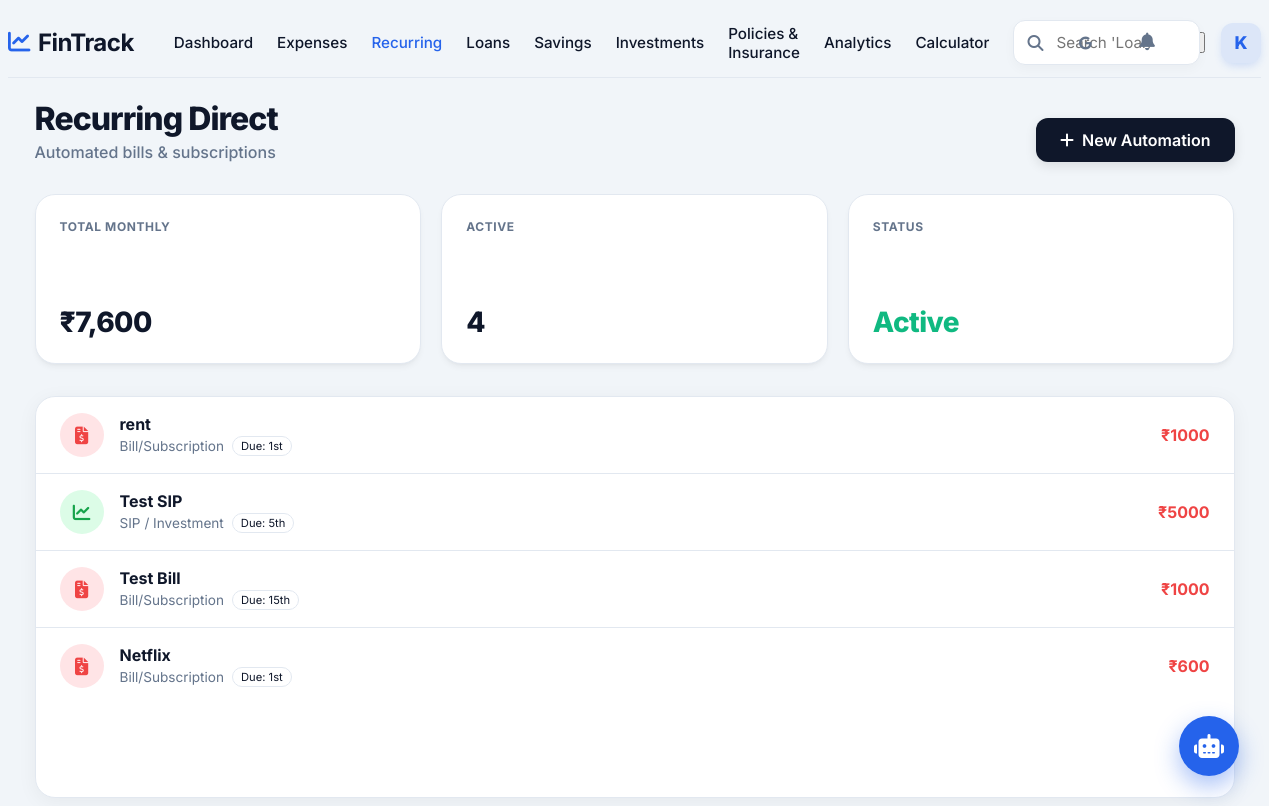
Screenshot of /expenses/recurring/ (signed in) with the database file from the repository.
### expenses/models.py (models this page shows, shortened)
class RecurringExpense(models.Model):
    FREQUENCY_CHOICES = [
        ('MON', 'Monthly'),
        ('WEK', 'Weekly'),
    ]
    TYPE_CHOICES = [
        ('BILL', 'Bill/Subscription'),
        ('SIP', 'SIP / Investment'),
    ]
    title = models.CharField(max_length=100)
    amount = models.DecimalField(max_digits=10, decimal_places=2)
    recurrence_type = models.CharField(max_length=4, choices=TYPE_CHOICES, default='BILL')
    category = models.CharField(max_length=3, choices=Expense.CATEGORY_CHOICES, null=True, blank=True)
    frequency = models.CharField(max_length=3, choices=FREQUENCY_CHOICES, default='MON')
    payment_date = models.IntegerField(default=1, help_text="Day of the month (1-31) when this is due")
    start_date = models.DateField(default=date.today)
    last_processed_date = models.DateField(null=True, blank=True)
    is_active = models.BooleanField(default=True)

### expenses/views.py (the view)
# urls.py: path('recurring/', RecurringExpenseListView.as_view(), name='recurring_list'),
class RecurringExpenseListView(LoginRequiredMixin, ListView):
    model = RecurringExpense
    template_name = 'expenses/recurring_list.html'
    context_object_name = 'recurring_expenses'
    ordering = ['-start_date']

### templates/expenses/recurring_list.html (shortened to what this page needs)
{% extends 'base.html' %}
{% load static %}
{% load humanize %}
{% block content %}
<div class="ledger-container">
    <div class="ledger-header">
        <div class="ledger-title">
            <h1 class="animate-fade-in">Recurring Direct</h1>
            <div class="ledger-subtitle animate-fade-in animate-delay-1">Automated bills & subscriptions</div>
        </div>
        <a href="{% url 'recurring_add' %}" class="btn-add-tx animate-fade-in animate-delay-2">
            <i class="fa-solid fa-plus"></i> New Automation
        </a>
    </div>
    <div class="ledger-stats-row animate-fade-in animate-delay-2">
        <div class="stat-card-ledger">
            <div class="stat-label">TOTAL MONTHLY</div>
            <div class="stat-val" id="total-monthly-display">--</div>
        </div>
        <div class="stat-card-ledger">
            <div class="stat-label">ACTIVE</div>
            <div class="stat-val">{{ recurring_expenses|length }}</div>
        </div>
        <div class="stat-card-ledger">
            <div class="stat-label">STATUS</div>
            <div class="stat-val" style="color: var(--accent-mint);">Active</div>
        </div>
    </div>
    <div class="card-hub animate-fade-in animate-delay-3"
        style="padding: 0; overflow: hidden; margin-top: 25px; min-height: 400px; background: var(--bg-card);">
        {% if recurring_expenses %}
        <div style="display: flex; flex-direction: column; gap: 0;">
            {% for expense in recurring_expenses %}
            <div class="recurring-item" data-amount="{{ expense.amount }}"
                data-active="{{ expense.is_active|yesno:'true,false' }}">
                <div style="display: flex; align-items: center; gap: 16px;">
                    <div
                        style="width: 44px; height: 44px; border-radius: 50%; background: {% if expense.recurrence_type == 'SIP' %}#dcfce7{% else %}#ffe4e6{% endif %}; display: flex; align-items: center; justify-content: center; color: {% if expense.recurrence_type == 'SIP' %}#16a34a{% else %}#ef4444{% endif %}; flex-shrink: 0;">
                        <i class="fa-solid {% if expense.recurrence_type == 'SIP' %}fa-chart-line{% else %}fa-file-invoice-dollar{% endif %}"
                            style="font-size: 1.1rem;"></i>
                    </div>
                    <div>
                        <div style="font-weight: 700; font-size: 1rem; color: var(--text-main); margin-bottom: 2px;">
                            {{ expense.title }}
                        </div>
                        <div style="display: flex; gap: 8px; align-items: center;">
                            <span style="font-size: 0.85rem; color: var(--text-muted); text-transform: capitalize;">
                                {{ expense.get_recurrence_type_display }}
                            </span>
                            <span
                                style="font-size: 0.7rem; background: var(--bg-surface); padding: 2px 8px; border-radius: 12px; border: 1px solid var(--border-light);">
                                Due: {{ expense.payment_date|ordinal }}
                            </span>
                        </div>
                    </div>
                </div>
                <div style="text-align: right;">
                    <div style="font-weight: 700; font-size: 1rem; color: #ef4444;">
                        ₹{{ expense.amount|floatformat:0 }}
                    </div>
                </div>
            </div>
            {% endfor %}
        </div>
        {% endif %}
    </div>
</div>
{% endblock %}

### templates/base.html (shortened to what this page needs)
{% load static %}
<!DOCTYPE html>
<html lang="en">
<head>
    <link rel="stylesheet" href="https://cdnjs.cloudflare.com/ajax/libs/font-awesome/6.4.0/css/all.min.css">
    <link rel="stylesheet" href="{% static 'css/modern_theme.css' %}">
    <link rel="stylesheet" href="{% static 'css/ledger.css' %}">
</head>
<body data-theme="light">
    <div id="app">
        <main class="main-wrapper" style="margin-left: 0; width: 100%;">
            <div class="navbar-groww">
                <div class="nav-left">
                    <a href="{% url 'home' %}" class="brand-logo-text"
                        style="text-decoration: none; display: flex; align-items: center; gap: 8px;">
                        <i class="fa-solid fa-chart-line" style="color: var(--accent-blue); font-size: 1.4rem;"></i>
                        FinTrack
                    </a>
                    <nav class="nav-links-desktop">
                        <a href="{% url 'home' %}"
                            class="nav-link-item {% if request.resolver_match.url_name == 'home' %}active{% endif %}">Dashboard</a>
                        <a href="{% url 'expense_list' %}"
                            class="nav-link-item {% if request.resolver_match.url_name == 'expense_list' %}active{% endif %}">Expenses</a>
                        <a href="{% url 'recurring_list' %}"
                            class="nav-link-item {% if request.resolver_match.url_name == 'recurring_list' %}active{% endif %}">Recurring</a>
                        <a href="{% url 'loan_list' %}"
                            class="nav-link-item {% if request.resolver_match.url_name == 'loan_list' %}active{% endif %}">Loans</a>
                        <a href="{% url 'saving_list' %}"
                            class="nav-link-item {% if request.resolver_match.url_name == 'saving_list' %}active{% endif %}">Savings</a>
                        <a href="{% url 'investment_list' %}"
                            class="nav-link-item {% if request.resolver_match.url_name == 'investment_list' %}active{% endif %}">Investments</a>
                        <a href="{% url 'policy_list' %}"
                            class="nav-link-item {% if request.resolver_match.url_name == 'policy_list' %}active{% endif %}">Policies
                            & Insurance</a>
                        <a href="{% url 'analytics' %}"
                            class="nav-link-item {% if request.resolver_match.url_name == 'analytics' %}active{% endif %}">Analytics</a>
                        <a href="{% url 'emi_calculator' %}"
                            class="nav-link-item {% if request.resolver_match.url_name == 'emi_calculator' %}active{% endif %}">Calculator</a>
                    </nav>
                </div>
                <div class="search-container-groww">
                    <form action="{% url 'search' %}" method="GET" class="search-input-wrapper" id="globalSearchForm"
                        onsubmit="return handleSmartSearch(event)">
                        <input type="text" name="q" id="globalSearchInput" class="search-input-groww"
                            placeholder="Search 'Loans', 'Investments' or Stocks..." autocomplete="off"
                            style="padding-right: 48px;">
                        <button type="button" class="google-search-btn" onclick="searchGoogle()"
                            title="Search Stocks on Google">
                            <i class="fa-brands fa-google"></i>
                        </button>
                    </form>
                </div>
                <div class="nav-right">
                    <div class="nav-actions">
                        <div style="position: relative;">
                            <button class="nav-icon-btn" id="bellIcon">
                                <i class="fa-solid fa-bell"></i>
                            </button>
                        </div>
                        <button class="theme-toggle" id="themeToggle" title="Toggle Theme">
                        </button>
                        <div class="user-profile-container" style="position: relative;">
                            <div class="user-profile" id="userProfileBtn" style="cursor: pointer;">
                                <div class="avatar">{{ user.username.0|upper }}</div>
                            </div>
                        </div>
                    </div>
                </div>
            </div>
            <div class="content-body">{% block content %}{% endblock %}</div>
        </main>
    </div>
    <div id="chatbot-float-btn" class="chatbot-float-btn">
        <i class="fa-solid fa-robot"></i>
    </div>
</body>
</html>

### static/css/modern_theme.css (style rules this page uses)
:root { --primary-900: #020617; --primary-800: #0f172a; --primary-700: #1e293b; --primary-600: #334155; --accent-blue: #2563eb; --accent-blue-subtle: rgba(37, 99, 235, 0.1); --accent-mint: #10b981; --accent-mint-subtle: rgba(16, 185, 129, 0.1); --accent-coral: #ef4444; --accent-coral-subtle: rgba(239, 68, 68, 0.1); --accent-gold: #f59e0b; --accent-purple: #8b5cf6; --bg-body: #f1f5f9; --bg-card: #ffffff; --bg-glass: rgba(255, 255, 255, 0.9); --bg-sidebar: #0f172a; --text-main: #0f172a; --text-muted: #64748b; --text-on-dark: #f8fafc; --shadow-xs: 0 1px 2px 0 rgb(0 0 0 / 0.05); --shadow-sm: 0 4px 6px -1px rgb(0 0 0 / 0.05), 0 2px 4px -2px rgb(0 0 0 / 0.05); --shadow-md: 0 10px 15px -3px rgb(0 0 0 / 0.08), 0 4px 6px -4px rgb(0 0 0 / 0.04); --shadow-lg: 0 20px 25px -5px rgb(0 0 0 / 0.1), 0 8px 10px -6px rgb(0 0 0 / 0.1); --shadow-glow: 0 0 15px rgba(37, 99, 235, 0.15); --border-light: #e2e8f0; --border-glass: rgba(255, 255, 255, 0.1); --radius-xl: 20px; --radius-lg: 16px; --radius-md: 12px; --radius-sm: 8px; --ease-out: cubic-bezier(0.2, 0.8, 0.2, 1); }
body { background-color: var(--bg-body); color: var(--text-main); font-family: 'Inter', sans-serif; transition: background-color 0.4s var(--ease-out), color 0.4s var(--ease-out); -webkit-font-smoothing: antialiased; }
a { text-decoration: none; color: inherit; }
.nav-icon-btn { position: relative; background: transparent; border: none; color: var(--text-muted); font-size: 1.1rem; cursor: pointer; padding: 8px; border-radius: 50%; transition: var(--trans-fast); }
.main-wrapper { margin-left: 260px; padding: var(--spacing-md) var(--spacing-lg); transition: margin-left var(--trans-smooth); }
.card-hub { background: var(--bg-card); border: 1px solid var(--border-light); border-radius: var(--radius-lg); padding: var(--spacing-md); box-shadow: var(--shadow-sm); transition: transform 0.3s var(--ease-out), box-shadow 0.3s var(--ease-out), border-color 0.3s; position: relative; overflow: hidden; }
.card-hub::before { content: ''; position: absolute; top: 0; left: 0; right: 0; height: 4px; background: linear-gradient(90deg, var(--accent-blue), var(--accent-mint)); opacity: 0; transition: opacity 0.3s; }
.animate-fade-in { animation: fadeInUp 0.6s var(--ease-out) forwards; }
.animate-delay-1 { animation-delay: 0.1s; }
.animate-delay-2 { animation-delay: 0.2s; }
.animate-delay-3 { animation-delay: 0.3s; }
.navbar-groww { display: flex; justify-content: space-between; align-items: center; border-bottom: 1px solid var(--border-light); margin-bottom: var(--spacing-lg); background: var(--bg-body); padding: 12px 0; }
.nav-left { display: flex; align-items: center; gap: 40px; }
.brand-logo-text { font-size: 1.5rem; font-weight: 700; color: var(--text-primary); letter-spacing: -0.5px; }
.nav-links-desktop { display: flex; align-items: center; gap: 24px; }
.nav-link-item { text-decoration: none; color: var(--text-secondary); font-weight: 500; font-size: 0.95rem; transition: color 0.2s; display: flex; align-items: center; gap: 4px; }
.nav-link-item:hover, .nav-link-item.active { color: var(--accent-blue); }
.nav-right { display: flex; align-items: center; gap: 20px; }
.nav-actions { display: flex; align-items: center; gap: 16px; }
.card-hub { background: var(--bg-card); border-radius: 20px; padding: 24px; box-shadow: 0 4px 6px -1px rgba(0, 0, 0, 0.05), 0 2px 4px -1px rgba(0, 0, 0, 0.03); border: 1px solid var(--border-light); transition: all 0.3s ease; }
.chatbot-float-btn { position: fixed; bottom: 30px; right: 30px; width: 60px; height: 60px; background: linear-gradient(135deg, var(--accent-blue), #2563eb); border-radius: 50%; box-shadow: 0 10px 25px rgba(37, 99, 235, 0.4); display: flex; align-items: center; justify-content: center; color: white; font-size: 1.5rem; cursor: pointer; z-index: 1000; transition: all 0.3s cubic-bezier(0.34, 1.56, 0.64, 1); }

### templates/expenses/recurring_list.html (style rules this page uses)
.recurring-item { display: flex; align-items: center; justify-content: space-between; padding: 16px 24px; border-bottom: 1px solid var(--border-light); position: relative; transition: background-color 0.2s; }
.recurring-item:last-child { border-bottom: none !important; }

### rows the page displays
RecurringExpense: title "rent", recurrence_type "Bill/Subscription", payment_date|ordinal "1st", amount "1000"
RecurringExpense: title "Test SIP", recurrence_type "SIP / Investment", payment_date|ordinal "5th", amount "5000"
RecurringExpense: title "Test Bill", recurrence_type "Bill/Subscription", payment_date|ordinal "15th", amount "1000"
RecurringExpense: title "Netflix", recurrence_type "Bill/Subscription", payment_date|ordinal "1st", amount "600"

### other values shown
{{ user.username.0|upper }} "K"
{{ recurring_expenses|length }} "4"
